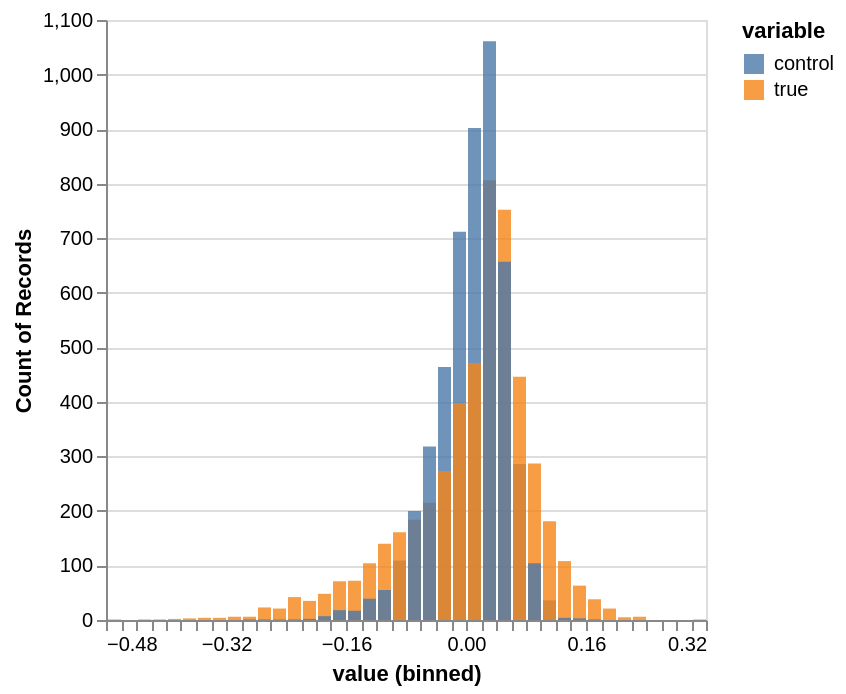

The notebook cell this image was saved under:
### Markdown cell above
Let's plot the observed vs. control correlation values across all genes for this
single permutation. We have more evidence for effects when the gene's observed
correlation is larger in magnitude than any of the permutation-based
correlations. For this particular direction, there are quite a few genes whose
expression has a strong positive or negative correlation with the projection
direction.

### Code cell
import altair as alt
alt.renderers.enable('png')

alt.Chart(rho_df).transform_fold(
    ['true', 'control'],
    as_=['variable', 'value']
).mark_bar(opacity=0.8).encode(
    alt.X('value:Q', bin=alt.Bin(maxbins=50)),
    alt.Y('count()').stack(None),
    alt.Color('variable:N')
)

### Figure 1 — Vega-Lite specification as saved in the notebook (floating-point values rounded to 4 significant figures; data arrays with more than 128 entries replaced by an {"elided": "..."} marker saying what was removed)
{"config": {"view": {"continuousWidth": 300, "continuousHeight": 300}}, "data": {"name": "data-1b250aafc6a60bd91a5c8f56521fb0b0"}, "mark": {"type": "bar", "opacity": 0.8}, "encoding": {"color": {"field": "variable", "type": "nominal"}, "x": {"bin": {"maxbins": 50}, "field": "value", "type": "quantitative"}, "y": {"aggregate": "count", "stack": null, "type": "quantitative"}}, "transform": [{"fold": ["true", "control"], "as": ["variable", "value"]}], "$schema": "https://vega.github.io/schema/vega-lite/v5.20.1.json", "datasets": {"data-1b250aafc6a60bd91a5c8f56521fb0b0": {"elided": "5000 records"}}}
